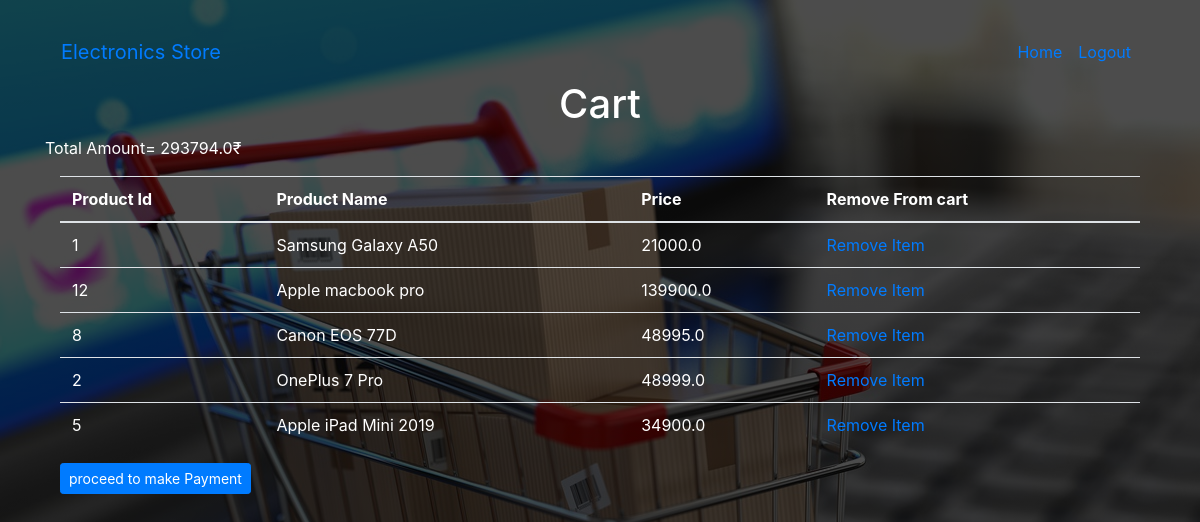
The app's page /showallcartitems (signed in) with its own data.
### myapp/models.py (models this page shows)
class Products(models.Model):
    Product_Name = models.CharField(max_length=20)
    Product_Image = models.CharField(max_length=20)
    Product_Price = models.FloatField(default=12000)
    Product_Description = models.CharField(max_length=20)
    dept = models.ForeignKey(Category, on_delete=models.CASCADE)

### myapp/views.py (the view)
# urls.py: path("showallcartitems",views.showcart),
def showcart(request):
    user = UserInfo.objects.get(uname=request.session["uname"])
    cart_items = Cart.objects.filter(user=user.id)
    emps = []
    total = 0
    for c in cart_items:
        e1 = Products.objects.get(id=c.emp.id)
        total = total + e1.Product_Price
        emps.append(e1)
    request.session["total"] = total
    print(request.session["total"])
    return render(request,"showAllMobileItems.html",{"emps" : emps,"total":total})

### myapp/templates/showAllMobileItems.html (shortened to what this page needs)
﻿<!doctype html>
<html lang="en">
  <head>
    <link rel="stylesheet" href="https://stackpath.bootstrapcdn.com/bootstrap/4.1.3/css/bootstrap.min.css">
</head>
  <body>
      <div class="container">
          <header>
      <nav class="navbar navbar-expand-md navbar">
                  <a class="navbar-brand" href="/">Electronics Store</a>
                  <div class="collapse navbar-collapse" id="collapsibleNavId">
                      <ul class="navbar-nav ml-auto mt-2 mt-lg-0">
                          <li class="nav-item active">
                              <a class="nav-link" href="/">Home <span class="sr-only">(current)</span></a>
                              <li class="nav-item">
                                <a class="nav-link" href="/logout">Logout</a>
                          </li>
              </nav>
      </header>
      <h1 class="text-center">Cart</h1>
      <p> Total Amount= {{total}}₹</p>
      <div class="container">
            <table class="table table-hover">
                    <thead>
                      <tr>
                        <th>Product Id</th>
                        <th>Product Name</th>
                        <th>Price</th>
                        <th>Remove From cart</th>
                      </tr>
                    </thead>
                    <tbody>
                    {% for item in emps %}
                      <tr>
                        <td>{{item.id}}</td>
                        <td>{{item.Product_Name}}</td>
                        <td>{{item.Product_Price}}</td>
                        <td><a href="deleteitem/{{item.id}}">Remove Item</a></td></tr>
                {% endfor %}
            </table>
            <a name="" id="" class="btn btn-primary btn-sm" href="/MakePayment" role="button">proceed to make Payment</a>
  </body>
</html>

### myapp/templates/showAllMobileItems.html (style rules this page uses)
body { color: white; background-image:linear-gradient(rgba(0,0,0,0.7),rgba(0,0,0,0.7)), url(/static/images/image100.jpg); }

### records on screen
Products: id "1", Product_Name "Samsung Galaxy A50", Product_Price "21000.0"
Products: id "12", Product_Name "Apple macbook pro", Product_Price "139900.0"
Products: id "8", Product_Name "Canon EOS 77D", Product_Price "48995.0"
Products: id "2", Product_Name "OnePlus 7 Pro", Product_Price "48999.0"
Products: id "5", Product_Name "Apple iPad Mini 2019", Product_Price "34900.0"

### other values on screen
{{ total }} "293794.0"
